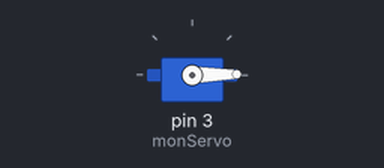
A sketch run on a simulated Arduino Uno, built with avr-gcc and run on an emulated ATmega328P. On the bench: servo.

Above: at 0.05 s.
At 0.2 s:
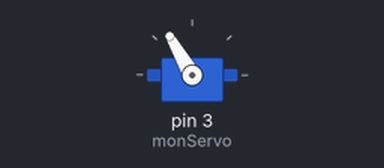
At 0.35 s:
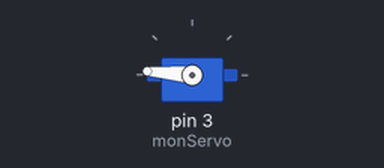
Timing chart, 0 to 3.0 s (numbered marks = the images above):
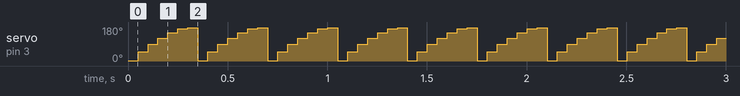

Measured:
- by itself, servo on pin 3 (monServo): repeats every 0.35 s: 90° 0.05 s, 120° 0.05 s, 150° 0.05 s, 170° 0.05 s, 175° 0.05 s, 1° 0.05 s, 50° 0.05 s

The sketch:

Robot_IR_Array_Test.ino
```cpp
#include <Servo.h>

Servo monServo;  // on crée l'objet monServo

void setup()
{
    monServo.attach(3); // on définit le Pin utilisé par le servomoteur
    monServo.write(1);
}

void loop()
{
  monServo.write(1);
  delay(50);
  monServo.write(50);
  delay(50);
  monServo.write(90);
  delay(50);
  monServo.write(120);
  delay(50);
   monServo.write(150);
  delay(50);
    monServo.write(170);
  delay(50);
   monServo.write(175);
  delay(50);
}
```
